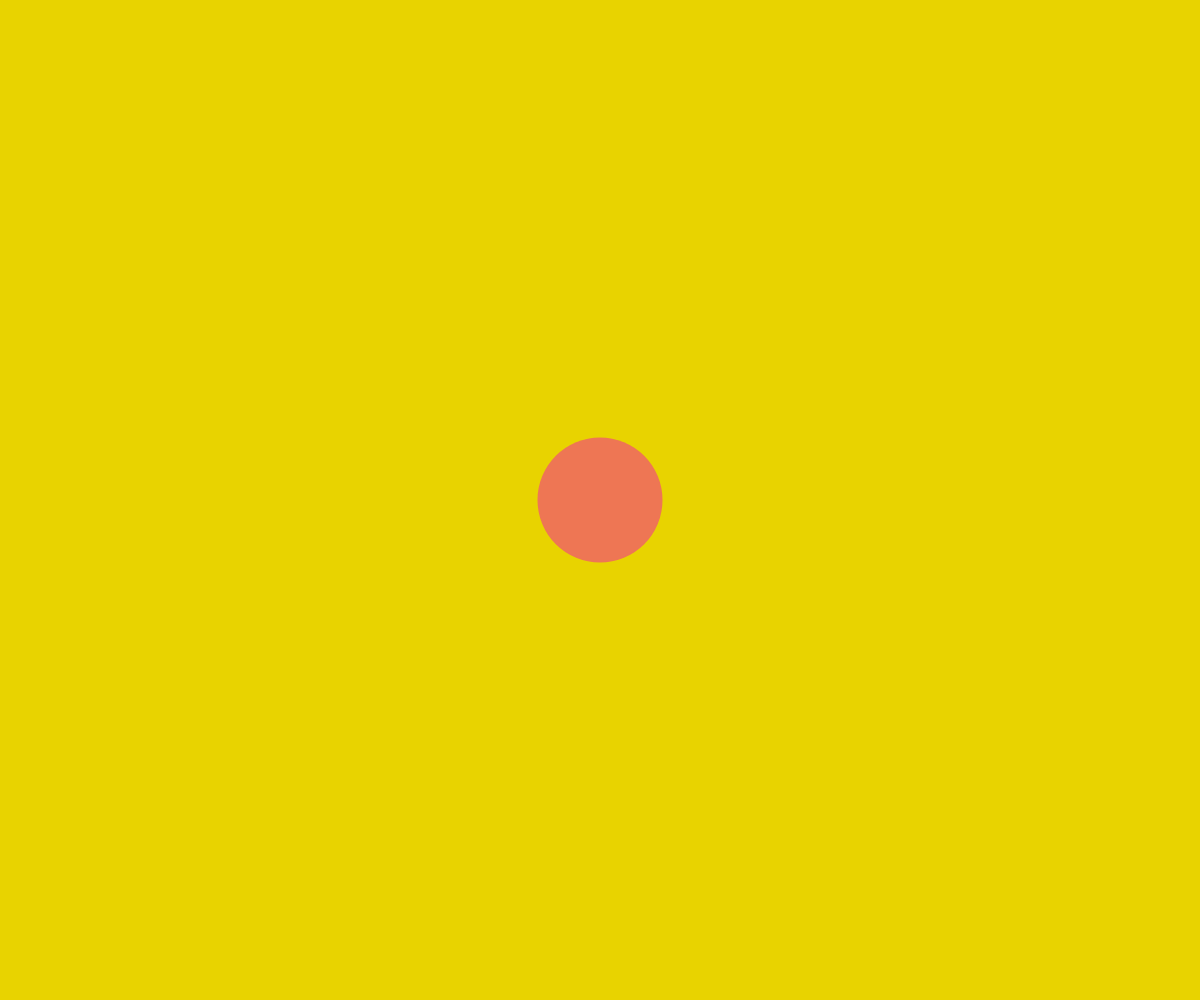
Frame 1 (no input)
Frame 60 (no input): identical to frame 1, image omitted
Frame 120 (the mouse pressed at the canvas centre since frame 60): identical to frame 1, image omitted

The p5.js sketch that drew this single still picture (run headless with seeded random() and noise() and a simulated clock; from frame 60 on, the mouse is pressed at the canvas centre):

// p5.js sketch
// ── sketch.js

var mycolorList = [
    "#e8d300",
    "#ee7654",
    "#eb5d3e",
    "#42a6ac",
    "#a43e90",
    "#add8d5",
];

var balls=[];

function setup() {
	
	createCanvas(windowWidth, windowHeight);
	angleMode(DEGREES);
	
	//la dimensione dell'ellisse varia in proporzione alla dimensione dello schermo.
	var c = 0;
	if (height>width){
		c=width;
	} else {
		c=height;
	}
	var d=c/8;
	
	var newBall = new Ball(d);
	balls.push(newBall);
}

function draw() {
	background("#e8d300");
	
	var ball=balls[0];

	ball.move(rotationX,rotationY);
	ball.display();
	
}

function Ball(diameter){
	
	this.radius = diameter/2;

	this.x = width/2;
	this.y = height/2;
	
	this.display = function() {
		noStroke();
		fill("#ee7654");
		ellipse(this.x, this.y, this.radius*2);
		
	}
	
	this.move = function(incrementY,incrementX) {
		
		this.incrementX = incrementX;
		this.incrementY = incrementY;
		
		if (this.x < width - this.radius && this.x > this.radius) {
			if (this.x  > width - this.radius - this.incrementX){
				this.x = width - this.radius;
			}
			else if (this.x< this.radius - this.incrementX ){
				this.x = this.radius;
			}
			else {
				this.x += this.incrementX;				
			}
		}
		else if (this.x >= width - this.radius && this.incrementX < 0) {
			this.x += this.incrementX;
		}
		else if (this.x <= this.radius && this.incrementX > 0) {
			this.x += this.incrementX;
		}

		if (this.y < height - this.radius && this.y > this.radius) {
			if (this.y  > height - this.radius - this.incrementY){
				this.y = height - this.radius;
			}
			else if (this.y< this.radius - this.incrementY ){
				this.y = this.radius;
			}
			else {
				this.y += this.incrementY;				
			}
		}
		else if (this.y >= height - this.radius && this.incrementY < 0) {
			this.y += this.incrementY;
		}
		else if (this.y <= this.radius && this.incrementY > 0) {
			this.y += this.incrementY;
		}
		
	}
}
